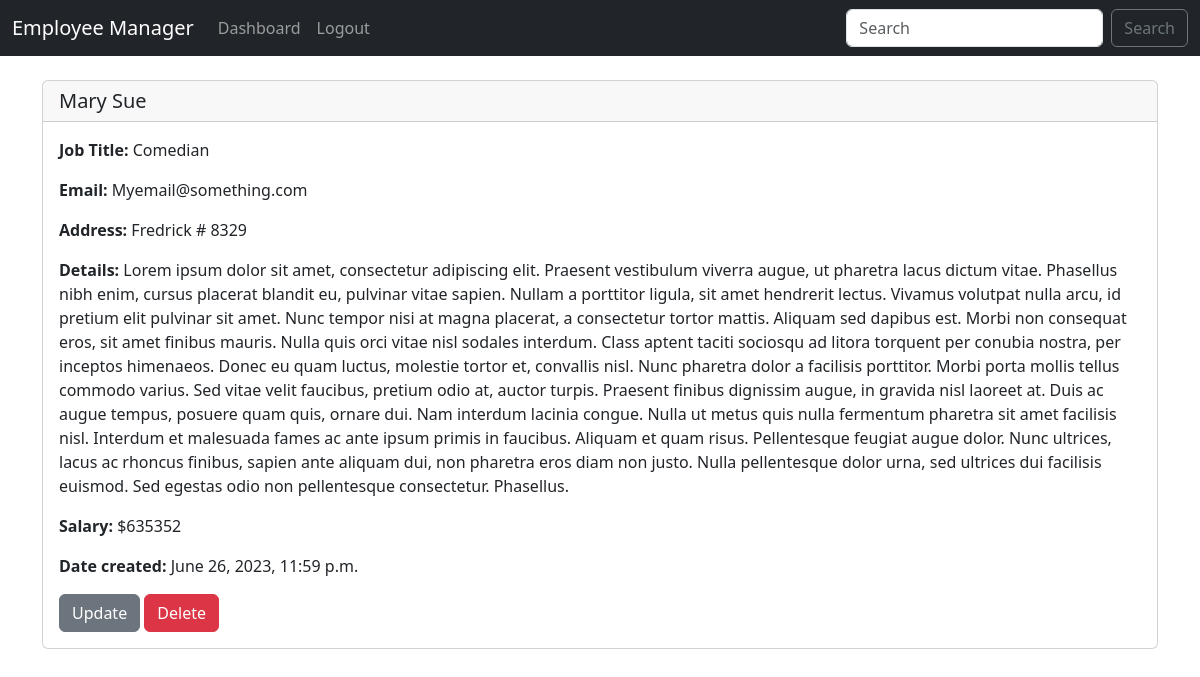
The app's page /record/4 (signed in) with its own data.
### core/models.py (models this page shows)
class Employee(models.Model):
    user = models.ForeignKey(User, on_delete=models.CASCADE)
    first_name = models.CharField(max_length=100)
    last_name = models.CharField(max_length=100)
    job_title = models.CharField(max_length=100, default="")
    email_address = models.EmailField(max_length=100)
    address = models.CharField(max_length=200)
    details = models.TextField(default="")
    salary = models.IntegerField()
    date_created = models.DateTimeField(auto_now_add=True)
    def __str__(self):
        return f"{self.first_name} {self.last_name}"

### core/views.py (the view)
# urls.py: path("record/<int:pk>", views.record_view, name="record"),
def record_view(request, pk):
    if request.user.is_authenticated:
        current_user = request.user
        record = Employee.objects.get(user=current_user, id=pk)
        return render(request, 'record.html', {'record':record})
    else:
        messages.info(request, "You must be logged in to view this page")
        return redirect('index')

### templates/record.html
{% extends 'base.html' %}
{% block content %}
{% if record %}
    <div class="card">
        <h5 class="card-header">{{record}}</h5>
        <div class="card-body">
        <p class="card-text"><strong>Job Title:</strong> {{record.job_title}}</p>
        <p class="card-text"><strong>Email:</strong> {{record.email_address}}</p>
        <p class="card-text"><strong>Address:</strong> {{record.address}}</p>
        <p class="card-text"><strong>Details:</strong> {{record.details}}</p>
        <p class="card-text"><strong>Salary:</strong> ${{record.salary}}</p>
        <p class="card-text"><strong>Date created:</strong> {{record.date_created}}</p>
        <a href="{% url 'update_employee' record.id %}" class="btn btn-secondary">Update</a>
        <a href="{% url 'delete_employee' record.id %}" class="btn btn-danger">Delete</a>
        </div>
    </div>
{% endif %}
{% endblock %}

### records on screen
Employee: first_name+last_name "Mary Sue", job_title "Comedian", email_address "Myemail@something.com", address "Fredrick # 8329", details "Lorem ipsum dolor sit amet, consectetur adipiscing elit. Praesent vestibulum viverra augue, ut pharetra lacus dictum vitae. Phasellus nibh enim, cursus placerat blandit eu, pulvinar vitae sapien. Nullam a porttitor ligula, sit amet hendrerit lectus. Vivamus volutpat nulla arcu, id pretium elit pulvinar sit amet. Nunc tempor nisi at magna placerat, a consectetur tortor mattis. Aliquam sed dapibus est. Morbi non consequat eros, sit amet finibus mauris. Nulla quis orci vitae nisl sodales interdum. Class aptent taciti sociosqu ad litora torquent per conubia nostra, per inceptos himenaeos. Donec eu quam luctus, molestie tortor et, convallis nisl. Nunc pharetra dolor a facilisis porttitor. Morbi…", salary "635352", date_created "June 26, 2023, 11:59 p.m."
